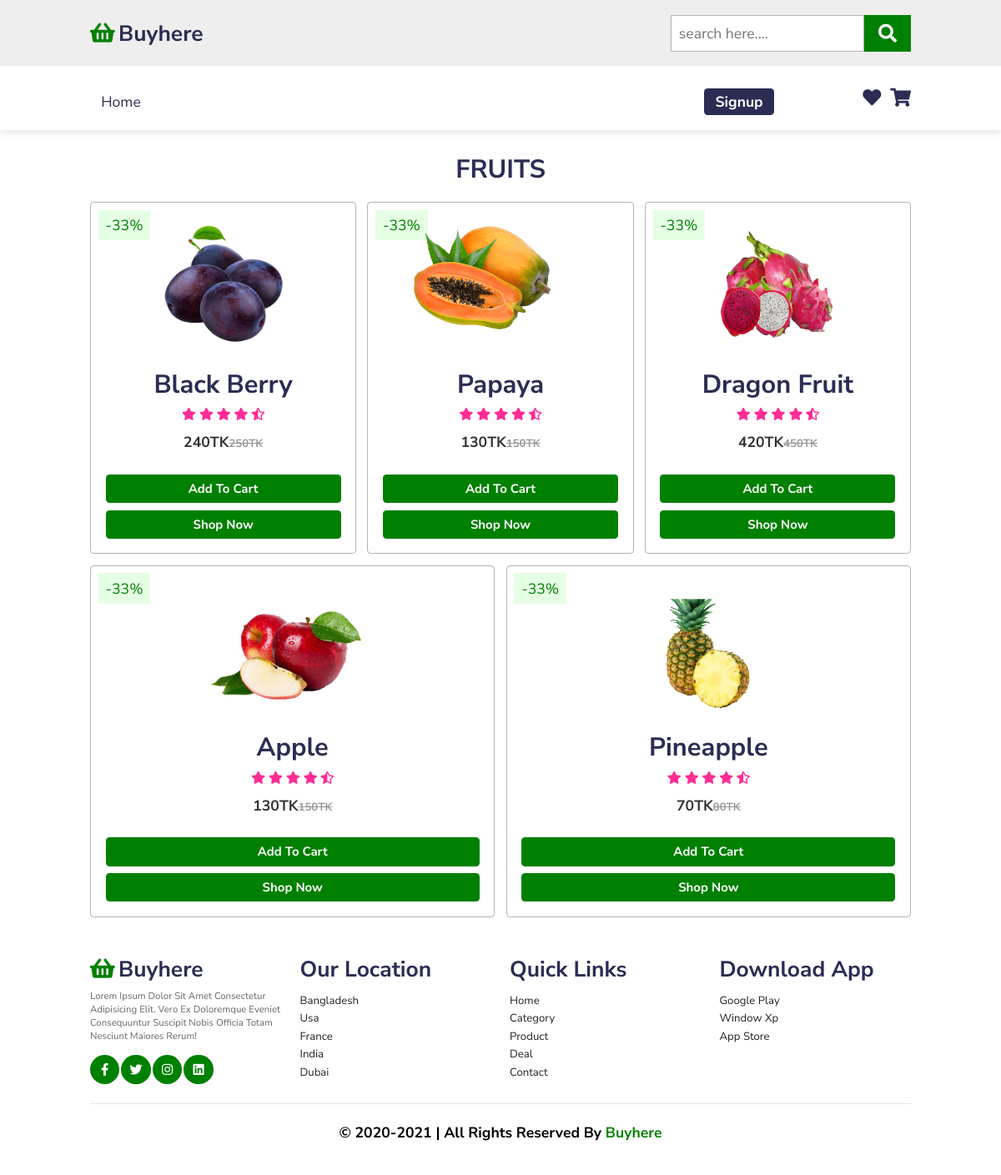
/pages/category_detail.php?id=4, run on the app's committed database.
### tables this page shows
CREATE TABLE `categories` (
  `id` int(10) NOT NULL,
  `name` varchar(100) NOT NULL,
  `icon` varchar(150) NOT NULL,
  `latest_product` timestamp NOT NULL DEFAULT current_timestamp() ON UPDATE current_timestamp(),
  `category_img` text NOT NULL
);

CREATE TABLE `product` (
  `id` int(30) NOT NULL,
  `name` varchar(100) NOT NULL,
  `description` text NOT NULL,
  `size` varchar(20) NOT NULL,
  `color` varchar(30) NOT NULL,
  `price` int(10) NOT NULL,
  `special_price` int(10) NOT NULL,
  `product_photo` text NOT NULL,
  `inventory_ammount` int(20) NOT NULL,
  `reviews` varchar(250) NOT NULL,
  `brand_id` varchar(20) NOT NULL,
  `category_id` int(10) NOT NULL,
  `timistamp` timestamp NOT NULL DEFAULT current_timestamp() ON UPDATE current_timestamp()
);

### pages/category_detail.php (the view, shortened to what this page needs)
<?php
    include '../database/db.php';
    $category_id = $_GET['id'];
    $sql = "SELECT * FROM product WHERE category_id='$category_id'";
    $result = $conn->query($sql);
    $products = array();
    if ($result->num_rows > 0) {
        while($row = $result->fetch_assoc()) {
            array_push($products,$row);
        }
    }
    else {
        echo "0 results";
    }
    $sql = "SELECT * FROM categories WHERE id='$category_id'";
    $result = $conn->query($sql);
    $categories = array();
    if ($result->num_rows > 0) {
        while($row = $result->fetch_assoc()) {
            array_push($categories,$row);
        }
    }
    else {
        echo "0 results";
    }
?>
<!DOCTYPE html>
<html lang="en">
<head>
    <link rel="stylesheet" href="../css/style.css">
    <link rel="stylesheet" href="../css/responsive.css">
    <link rel="stylesheet" href="https://cdnjs.cloudflare.com/ajax/libs/font-awesome/5.15.3/css/all.min.css">
</head>
<body>
        <?php
        include 'header.php';
        ?>
    <section class="product" id="product">
        <h1 class="heading"><?php echo $categories[0]['name'];?></h1>
        <div class="box-container">
            <?php
                for($i=0; $i<count($products);$i++){
            ?>
            <div class="box">
                <span class="discount">-33%</span>
                <img src="../<?php echo $products[$i]['product_photo'];?>" alt="">
                <h3><?php echo $products[$i]['name']; ?></h3>
                <div class="stars">
                    <i class="fas fa-star"></i>
                    <i class="fas fa-star"></i>
                    <i class="fas fa-star"></i>
                    <i class="fas fa-star"></i>
                    <i class="fas fa-star-half-alt"></i>
                </div>
                <div class="price"><?php echo $products[$i]['special_price'];?>TK<span><?php echo $products[$i]['price'];?>TK</span></div>
                <div class="quantity">
                </div>
                <a class="btn cartadd" data-prid="<?php echo $products[$i]['id'];?>">add to cart</a>
                <a href="" class="btn">shop now</a>
            </div>
            <?php } ?>
        </div>
</section>
        <?php
            include 'footer.php';
        ?>
</body>
</html>

### css/style.css (style rules this page uses)
:root { --green: green; --black: #2c2c54; }
* { margin: 0; padding: 0; box-sizing: border-box; font-family: 'Nunito Sans', sans-serif; outline: none; border: none; text-decoration: none; text-transform: capitalize; transition: all .2s linear; }
html { scroll-behavior: smooth; font-size: 62.5%; overflow-x: hidden; scroll-padding-top: 6.5rem; }
section { padding: 2rem 9%; }
.btn { display: inline-block; margin-top: 1rem; background: var(--green); color: #fff; padding: .8rem 3rem; font-size: 1.7rem; text-align: center; border-radius: .5rem; font-weight: bolder; cursor: pointer; }
.heading { text-align: center; color: var(--black); text-transform: uppercase; padding: 1rem; font-size: 3.5rem; padding-bottom: 2rem; }
.product .box-container { display: flex; flex-wrap: wrap; gap: 1.5rem; }
.product .box-container .box { flex: 1 1 30rem; text-align: center; padding: 2rem; border: .1rem solid rgba(0, 0, 0, .3); border-radius: .5rem; overflow: hidden; position: relative; }
.product .box-container .box img { height: 20rem; }
.product .box-container .box .discount { position: absolute; top: 1rem; left: 1rem; background: rgba(0, 255, 0, .1); color: var(--green); padding: .7rem 1rem; font-size: 2rem; }
.product .box-container .box h3 { color: var(--black); font-size: 3.5rem; }
.product .box-container .box .stars i { padding: 1rem .1rem; font-size: 1.7rem; color: rgba(255, 0, 128, 0.829); }
.product .box-container .box .price { font-size: 2rem; color: #333; padding: .5rem 0; font-weight: bold; }
.product .box-container .box .price span { font-size: 1.5rem; color: #999; text-decoration: line-through; }
.product .box-container .box .quantity { display: flex; align-items: center; justify-content: center; padding-top: 1rem; padding-bottom: .5rem; }
.product .box-container .box .btn { display: block; }

### css/responsive.css (style rules this page uses)
@media (max-width:1200px) { html { font-size: 55%; } }

### data on the page
categories: name "FRUITS"
product: product_photo (picture), name "Black Berry", special_price "240", price "250"
product: product_photo (picture), name "Papaya", special_price "130", price "150"
product: product_photo (picture), name "Dragon Fruit", special_price "420", price "450"
product: product_photo (picture), name "Apple", special_price "130", price "150"
product: product_photo (picture), name "Pineapple", special_price "70", price "80"
